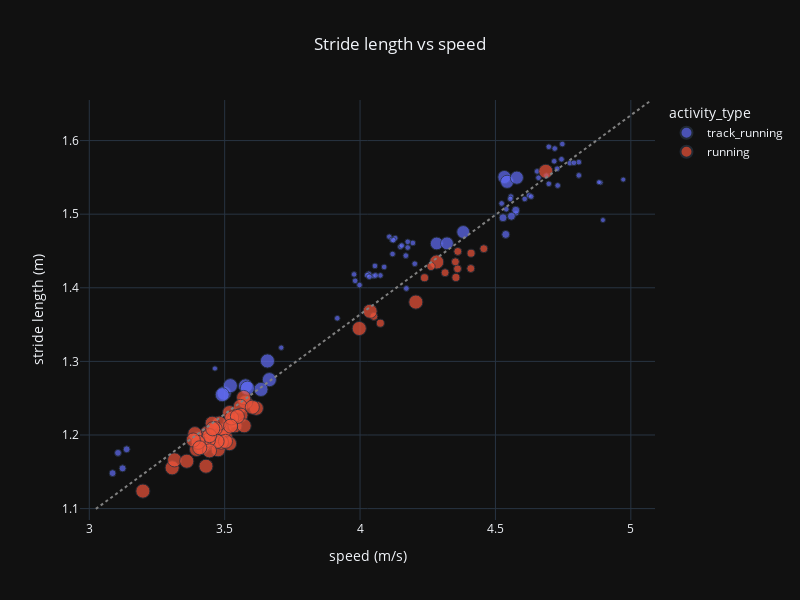

Write notebook code for a chart like this one.
### Code cell
fig = px.scatter(clean_df,
    x="speed", 
    y="stride_length", 
    title="Stride length vs speed",
    width=800,
    height=600,
    labels={'speed':'speed (m/s)','stride_length':'stride length (m)'},
    hover_data=['activity_start','pace','lap_distance'],
    size=clean_df['lap_distance'].clip(0,10**3.5),
    size_max=10,
    color='activity_type',
    template='plotly_dark'
)
fig.update_layout(title_x=0.5)
#fig.layout.update(xaxis2 = go.layout.XAxis(overlaying='x',side='top'))
fig.add_shape(
        type='line',
        x0=clean_df.speed.min()*0.98,
        y0=c0+c1*clean_df.speed.min()*0.98,
        x1=clean_df.speed.max()*1.02,
        y1=c0+c1*clean_df.speed.max()*1.02,
        line=dict(
            dash='dot', color='gray'
        )
)
fig.show()

### Figure 1 — Plotly figure (JSON) as saved in the notebook; plotly's stock layout.template omitted (floating-point values rounded to 4 significant figures; data arrays with more than 128 entries replaced by an {"elided": "..."} marker saying what was removed)
{"data": [{"customdata": {"elided": "77x3 mixed values"}, "hovertemplate": "activity_type=track_running<br>speed (m/s)=%{x}<br>stride length (m)=%{y}<br>size=%{marker.size}<br>activity_start=%{customdata[0]}<br>pace=%{customdata[1]}<br>lap_distance=%{customdata[2]}<extra></extra>", "legendgroup": "track_running", "marker": {"color": "#636efa", "size": [3162.0, 3162.0, 3162.0, 510, 450, 490, 500, 500, 500, 490, 500, 510, 500, 490, 500, 500, 500, 490, 510, 500, 500, 490, 500, 510, 500, 500, 500, 500, 500, 3162.0, 2730, 740, 2730, 750, 2750, 3162.0, 500, 500, 490, 500, 500, 500, 500, 500, 500, 500, 500, 510, 500, 500, 500, 500, 500, 500, 500, 500, 500, 510, 3162.0, 2580, 730, 2630, 770, 2600, 3162.0, 1000, 420, 1000, 1000, 1000, 400, 400, 400, 400, 3140, 510, 420], "sizemode": "area", "sizeref": 31.62, "symbol": "circle"}, "mode": "markers", "name": "track_running", "orientation": "v", "showlegend": true, "type": "scatter", "x": [3.665, 3.634, 3.577, 4.171, 3.709, 4.075, 4.747, 4.12, 4.808, 4.108, 4.697, 4.195, 4.717, 4.118, 4.808, 4.149, 4.719, 4.13, 4.775, 4.176, 4.688, 4.123, 4.744, 4.169, 4.654, 4.154, 4.728, 4.176, 4.79, 3.584, 4.533, 3.086, 4.543, 3.138, 4.579, 3.658, 3.916, 4.624, 3.978, 4.557, 3.982, 4.523, 4.048, 4.555, 4.032, 4.659, 4.055, 4.632, 3.998, 4.608, 4.026, 4.54, 4.057, 4.576, 4.089, 4.697, 4.034, 4.73, 3.498, 4.283, 3.106, 4.381, 3.123, 4.321, 3.521, 4.528, 3.405, 4.538, 4.575, 4.559, 4.897, 4.972, 4.888, 4.882, 3.491, 4.202, 3.464], "xaxis": "x", "y": [1.275, 1.262, 1.267, 1.399, 1.319, 1.417, 1.595, 1.446, 1.553, 1.469, 1.592, 1.461, 1.572, 1.465, 1.571, 1.456, 1.589, 1.468, 1.569, 1.462, 1.552, 1.465, 1.575, 1.444, 1.558, 1.457, 1.562, 1.455, 1.57, 1.264, 1.551, 1.148, 1.544, 1.181, 1.55, 1.301, 1.359, 1.526, 1.418, 1.524, 1.41, 1.515, 1.416, 1.521, 1.419, 1.55, 1.43, 1.524, 1.404, 1.521, 1.417, 1.507, 1.417, 1.501, 1.428, 1.541, 1.415, 1.539, 1.257, 1.46, 1.176, 1.476, 1.155, 1.46, 1.267, 1.495, 1.182, 1.472, 1.505, 1.497, 1.492, 1.547, 1.543, 1.544, 1.255, 1.433, 1.29], "yaxis": "y"}, {"customdata": {"elided": "65x3 mixed values"}, "hovertemplate": "activity_type=running<br>speed (m/s)=%{x}<br>stride length (m)=%{y}<br>size=%{marker.size}<br>activity_start=%{customdata[0]}<br>pace=%{customdata[1]}<br>lap_distance=%{customdata[2]}<extra></extra>", "legendgroup": "running", "marker": {"color": "#EF553B", "size": [3162.0, 3162.0, 3162.0, 3162.0, 3162.0, 3162.0, 1128.0, 3162.0, 3162.0, 3162.0, 3162.0, 3162.0, 3162.0, 3162.0, 3162.0, 3162.0, 3162.0, 3162.0, 3162.0, 3162.0, 3162.0, 3162.0, 3162.0, 3162.0, 3162.0, 3162.0, 3162.0, 3162.0, 3162.0, 3162.0, 3112.0, 3162.0, 3162.0, 3162.0, 3162.0, 1006.0, 1006.0, 1017.0, 1098.0, 1009, 1012.0, 1022.0, 3162.0, 3162.0, 3162.0, 3162.0, 3162.0, 3162.0, 3162.0, 3162.0, 3162.0, 3162.0, 3162.0, 3162.0, 3162.0, 3162.0, 3162.0, 3162.0, 3162.0, 3162.0, 1022.0, 1010.0, 1008.0, 1005.0, 1020.0], "sizemode": "area", "sizeref": 31.62, "symbol": "circle"}, "mode": "markers", "name": "running", "orientation": "v", "showlegend": true, "type": "scatter", "x": [3.617, 3.503, 4.686, 3.577, 3.484, 3.458, 3.455, 3.518, 3.52, 3.518, 3.57, 3.558, 3.533, 3.5, 3.538, 3.56, 3.526, 4.283, 3.572, 3.48, 3.43, 3.547, 3.435, 3.454, 3.306, 3.602, 3.455, 3.429, 3.476, 4.206, 3.431, 3.465, 3.315, 3.522, 3.488, 4.409, 4.051, 4.354, 4.262, 4.36, 4.457, 4.075, 3.503, 3.417, 3.424, 3.472, 3.198, 3.44, 3.4, 3.444, 3.456, 3.396, 4.037, 3.39, 3.402, 3.444, 3.997, 3.384, 3.408, 3.36, 4.238, 4.361, 4.314, 4.352, 4.41], "xaxis": "x", "y": [1.236, 1.197, 1.558, 1.244, 1.204, 1.189, 1.193, 1.188, 1.218, 1.231, 1.251, 1.239, 1.22, 1.207, 1.212, 1.227, 1.223, 1.435, 1.212, 1.216, 1.187, 1.225, 1.203, 1.216, 1.155, 1.238, 1.191, 1.196, 1.18, 1.381, 1.158, 1.209, 1.166, 1.212, 1.19, 1.426, 1.361, 1.414, 1.429, 1.426, 1.453, 1.352, 1.191, 1.183, 1.188, 1.191, 1.124, 1.193, 1.195, 1.199, 1.208, 1.18, 1.368, 1.202, 1.19, 1.179, 1.345, 1.193, 1.183, 1.164, 1.414, 1.449, 1.421, 1.435, 1.447], "yaxis": "y"}], "layout": {"height": 600, "legend": {"itemsizing": "constant", "title": {"text": "activity_type"}, "tracegroupgap": 0}, "shapes": [{"line": {"color": "gray", "dash": "dot"}, "type": "line", "x0": 3.024, "x1": 5.071, "y0": 1.1, "y1": 1.654}], "title": {"text": "Stride length vs speed", "x": 0.5}, "width": 800, "xaxis": {"anchor": "y", "autorange": true, "domain": [0, 1], "range": [2.966, 5.089], "title": {"text": "speed (m/s)"}, "type": "linear"}, "yaxis": {"anchor": "x", "autorange": true, "domain": [0, 1], "range": [1.085, 1.655], "title": {"text": "stride length (m)"}, "type": "linear"}}}
